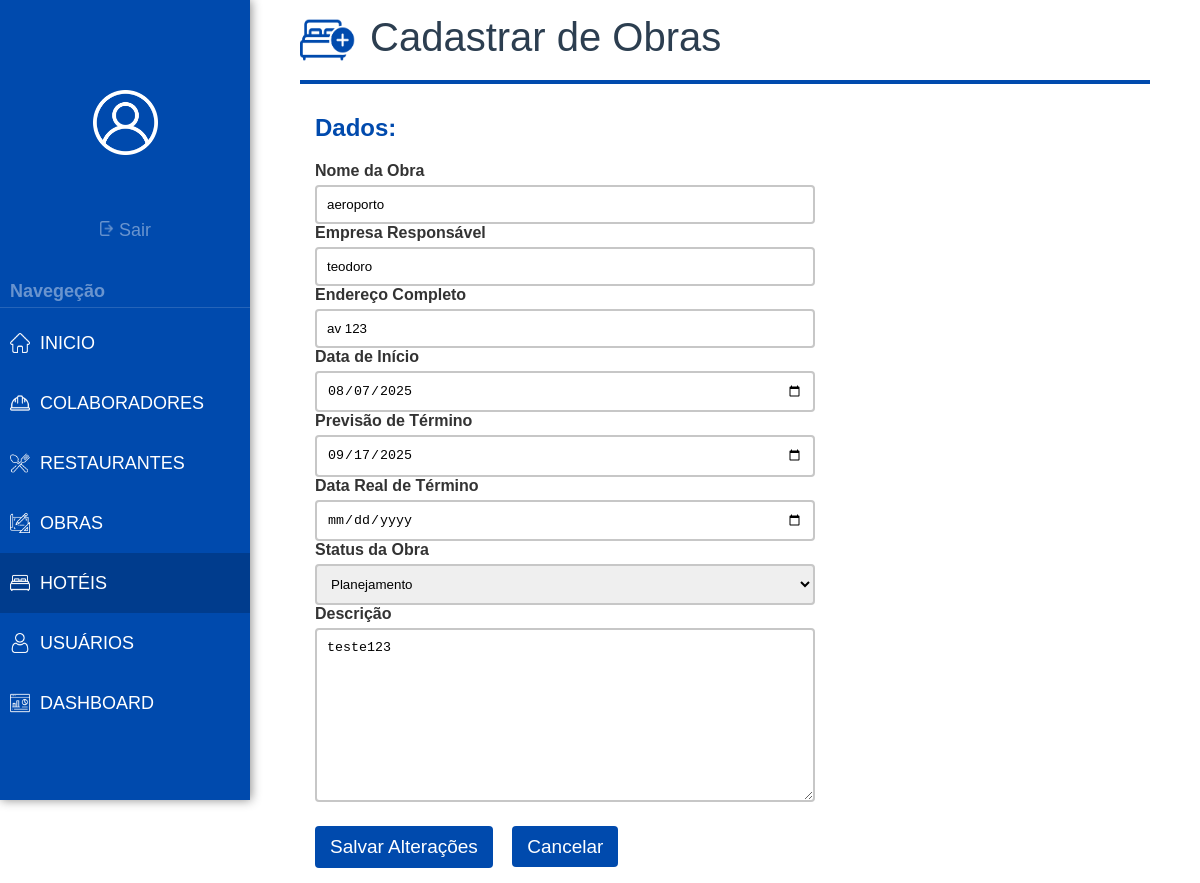
The page /editar-obra/13/ (signed in) on the database its author committed.
### Sistema/models.py (models this page shows, shortened)
class Obra(models.Model):
    STATUS_CHOICES = [
        ('PLANEJAMENTO', 'Planejamento'),
        ('ANDAMENTO', 'Em Andamento'),
        ('PARADA', 'Parada'),
        ('CONCLUIDA', 'Concluída'),
        ('CANCELADA', 'Cancelada'),
    ]
    nome = models.CharField(
        max_length=100,
        verbose_name="Nome da Obra"
    )
    empresa = models.CharField(
        max_length=100,
        verbose_name="Empresa Responsável"
    )
    endereco = models.TextField(
        verbose_name="Endereço Completo"
    )
    data_inicio = models.DateField(
        verbose_name="Data de Início"
    )
    data_prevista_termino = models.DateField(
        verbose_name="Previsão de Término",
        blank=True,
        null=True
    )
    data_real_termino = models.DateField(
        verbose_name="Data Real de Término",
        blank=True,
        null=True
    )
    status = models.CharField(
        max_length=12,
        choices=STATUS_CHOICES,
        default='PLANEJAMENTO',
        verbose_name="Status da Obra"
    )
    descricao = models.TextField(
        verbose_name="Descrição",
        blank=True
    )
    class Meta:
        verbose_name = "Obra"
        verbose_name_plural = "Obras"
        ordering = ['-data_inicio']
        permissions = [
            ('view_obra_report', 'Pode visualizar relatórios de obra'),
        ]

### Sistema/views.py (the view)
# urls.py: path('editar-obra/<int:id>/', views.editar_obra, name='editar-obra'),
@login_required
def editar_obra(request, id):
    obra = get_object_or_404(Obra, id=id)
    if request.method == 'POST':
        form = CadastroObraForm(request.POST, instance=obra)
        if form.is_valid():
            form.save()
            return redirect('listar-obras')
    else:
        form = CadastroObraForm(instance=obra)
    return render(request, 'editar-obra.html', {'form': form})

### Sistema/forms.py
class CadastroObraForm(forms.ModelForm):
    class Meta:
        model = Obra
        fields = [
            'nome', 'empresa', 'endereco',
            'data_inicio', 'data_prevista_termino',
            'data_real_termino', 'status', 'descricao'
        ]
        widgets = {
            'nome': forms.TextInput(attrs={'placeholder': 'Nome da Obra'}),
            'empresa': forms.TextInput(attrs={'placeholder': 'Nome da empresa responsável'}),
            'endereco': forms.TextInput(attrs={'placeholder': 'Endereço da Obra'}),
            'data_inicio': forms.DateInput(attrs={'type': 'date'}),
            'data_prevista_termino': forms.DateInput(attrs={'type': 'date'}),
            'data_real_termino': forms.DateInput(attrs={'type': 'date'}),
            'status': forms.Select(),  # campo de escolha
            'descricao': forms.Textarea(attrs={'placeholder': 'Descrição da Obra'}),
        }

### Sistema/templates/editar-obra.html (shortened to what this page needs)
{% load static %}
<!DOCTYPE html>
<html lang="pt-br">
<head>
  <link rel="stylesheet" href="{% static 'css/style.css' %}">
</head>
<body>
<div class="sidebar">
     <div class="logout-container">
    <img src="{% static 'images/white version/user.png' %}" alt="error" height="65px" width="65px" style="display: flex; margin:auto; margin-bottom: 55px; margin-top: 90px;">
      <form method="POST" action="{% url 'logout' %}">
        <button type="submit" class="sair-btn">
          <img src="{% static 'images/logout.png' %}" alt="error" height="15px" width="15px">
          Sair
        </button>
      </form>
    </div>
    <label>Navegeção</label>
    <hr>
    <a href="{% url 'home' %}">
      <img src="{% static 'images/white version/inicio.png' %}" alt="error" height="20px" width="20px" style="margin-right: 10px;margin-left: 10px;">
      INICIO
    </a>
    <a href="{% url 'listar-colaboradores' %}">
      <img src="{% static 'images/white version/func.png' %}" alt="error" height="20px" width="20px" style="margin-right: 10px;margin-left: 10px;">
      COLABORADORES
    </a>
    <a href="{% url 'listar-restaurantes' %}">
      <img src="{% static 'images/white version/rest.png' %}" alt="error" height="20px" width="20px" style="margin-right: 10px;margin-left: 10px;">
      RESTAURANTES
    </a>
    <a href="{% url 'listar-obras' %}">
      <img src="{% static 'images/white version/obra.png' %}" alt="error" height="20px" width="20px" style="margin-right: 10px;margin-left: 10px;">
      OBRAS
    </a>
    <a href="{% url 'listar-hoteis' %}"class="active">
      <img src="{% static 'images/white version/hotel.png' %}" alt="error" height="20px" width="20px" style="margin-right: 10px;margin-left: 10px;">
      HOTÉIS
    </a>
    <a href="{% url 'cadastrar_usuario' %}">
      <img src="{% static 'images/white version/usuario.png' %}" alt="error" height="20px" width="20px" style="margin-right: 10px;margin-left: 10px;">
      USUÁRIOS
    </a>
    <a href="{% url 'relatorio' %}">
      <img src="{% static 'images/white version/dash.png' %}" alt="error" height="20px" width="20px" style="margin-right: 10px;margin-left: 10px;">
      DASHBOARD
    </a>
  </div>
<div class="corpo">
    <h>
      <img src="{% static 'images/blue version/bed-plus.png' %}" alt="error" height="50px" width="55px" style="margin-right: 15px;">
      Cadastrar de Obras</h>
      <form method="POST" action="{% url 'editar-obra' form.instance.id %}">
      <div class="form-section">
        <h2>Dados:</h2>
      {% for field in form %}
          <label class="form-label" for="{{ field.id_for_label }}">{{ field.label }}</label>
          {{ field }}
      {% endfor %}
      </div>
        <button type="submit">Salvar Alterações</button>
        <a href="{% url 'listar-obras' %}" class="blue-button">
            Cancelar
        </a>
      </div>
</body>
</html>

### static/css/style.css (style rules this page uses)
body { margin: 0; background-color: rgb(255, 255, 255); font-family: 'Gill Sans', 'Gill Sans MT', Calibri, 'Trebuchet MS', sans-serif; color: #333; }
h2 { color: #004aad; margin-top: 15px; }
label { display: block; margin-bottom: 5px; font-weight: bold; }
input[type="text"], input[type="number"], input[type="date"], input[type="tel"], input[type="email"], input[type="password"], select, textarea { width: 500px; padding: 10px; border: 2px solid #c7c7c7; border-radius: 4px; box-sizing: border-box; }
.form-section { background-color: #ffffff; padding: 15px; border-radius: 5px; margin-bottom: 15px; }
hr { border: 0; height: 1px; background: #ddd; margin: 30px 0; }
button { background-color: #004aad; color: white; padding: 10px 15px; border: none; border-radius: 4px; cursor: pointer; font-size: 19px; font-family: 'Gill Sans', 'Gill Sans MT', Calibri, 'Trebuchet MS', sans-serif; margin-top: -10px; margin-bottom: 15px; margin-left: 15px; transition: background-color 0.5s ease; }
.blue-button { background-color: #004aad; color: white; padding: 10px 15px; border: none; border-radius: 4px; cursor: pointer; font-size: 19px; font-family: 'Gill Sans', 'Gill Sans MT', Calibri, 'Trebuchet MS', sans-serif; margin-top: -10px; margin-bottom: 15px; margin-left: 15px; transition: background-color 0.5s ease; text-decoration: none; }
.sidebar { width: 250px; height: 100vh; background-color: #004aad; flex-direction: column; position: fixed; box-shadow: 1px 0 10px rgba(0, 0, 0, 0.461); }
.sidebar a { font-size: 18px; color: #ffffff; display:inline-flex; align-items: center; height: 60px; width: 250px; position: static; text-align: left; transition: background-color 0.5s ease; text-decoration: none; border-color: #444444; }
.sidebar a.active { background-color: #0000002f; }
.sidebar label { font-size: 18px; color: #ffffff69; position: static; text-align: left; display: block; text-decoration: none; background: none; margin-left: 10px; }
.sidebar hr { border: 0; height: 1px; background: #ffffff25; margin: 5px 0; }
.sair-btn { font-size: 18px; color: #ffffff69; position: static; text-align: center; display: block; margin:auto; margin-bottom: -20px; text-decoration: none; background: none; }
.logout-container { text-align: center; margin-bottom: 50px; }
.corpo { margin-left: 300px; margin-right: 50px; }
.corpo h { font-size: 40px; display: flex; text-align: left; color: #2c3e50; border-bottom: 4px solid #004aad; padding-bottom: 15px; padding-top: 15px; }

### rows shown on the page
Obra: form "aeroporto" "teodoro" "av 123" "08/07/2025" "09/17/2025" "Planejamento" "teste123"

### other values the page prints
{{ field.label }} "Nome da Obra" "Empresa Responsável" "Endereço Completo" "Data de Início" "Previsão de Término" "Data Real de Término" "Status da Obra" "Descrição"
